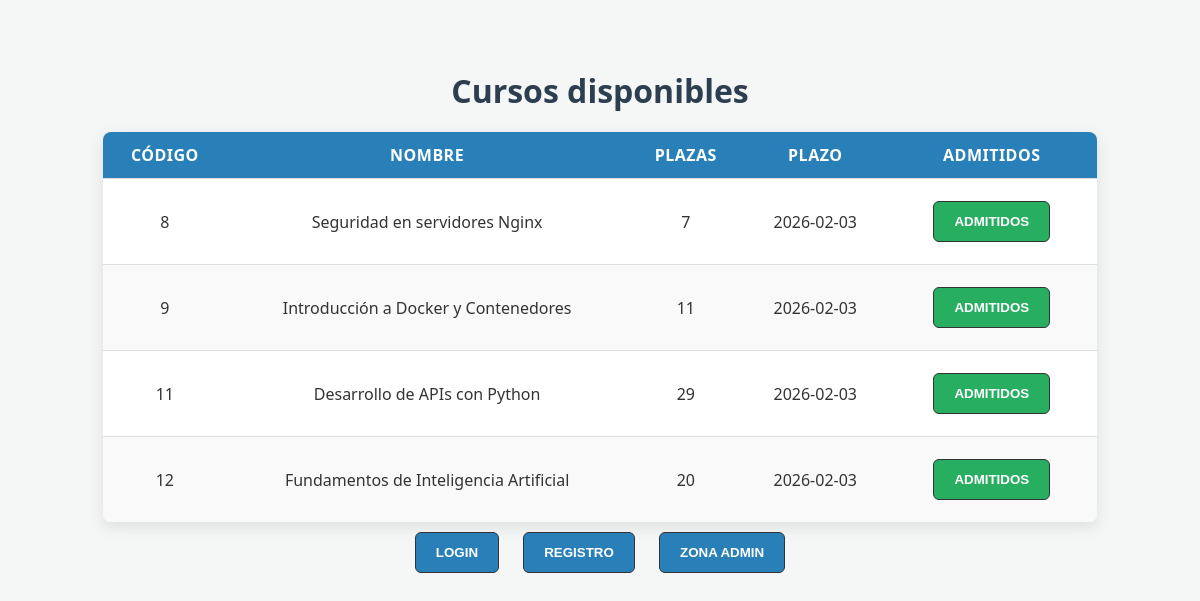
The page / on the database its author committed.
### tables this page shows
CREATE TABLE `cursos` (
  `codigo` smallint NOT NULL,
  `nombre` varchar(50) NOT NULL DEFAULT '',
  `abierto` tinyint(1) NOT NULL DEFAULT '1',
  `numeroplazas` smallint NOT NULL DEFAULT '20',
  `plazoinscripcion` date NOT NULL
);

### index.php (the view, shortened to what this page needs)
<!DOCTYPE html>
<html lang="en">
<head>
</head>
<body style="text-align: center;">
    <h1>Cursos disponibles</h1>
    <?php
    $con = conectar();
    $stmt = $con->prepare("SELECT * FROM cursos");
    echo "<table class='dynamic-table'>";
    echo "<thead>";
    echo "<tr>";
    echo "<th>Código</th>";
    echo "<th>Nombre</th>";
    echo "<th>Plazas</th>";
    echo "<th>Plazo</th>";
    echo "<th>Admitidos</th>";
    echo "</thead>";
    echo "<tbody>";
    $fecha = new DateTime('2026-02-03');
    $hoy = $fecha->format("Y-m-d");
    $stmt->execute();
    while ($fila = $stmt->fetch(PDO::FETCH_ASSOC)) {
        if (($fila['abierto']) == 1 && ($fila['plazoinscripcion'] >= $hoy) && !($fila['numeroplazas'] <= 0)) {
            echo "<tr>";
            echo "<td>" . htmlspecialchars($fila['codigo']) . "</td>";
            echo "<td>" . htmlspecialchars($fila['nombre']) . "</td>";
            echo "<td>" . htmlspecialchars($fila['numeroplazas']) . "</td>";
            echo "<td>" . htmlspecialchars($fila['plazoinscripcion']) . "</td>";
            echo "<td><a href='listaAdmitidos.php?id={$fila['codigo']}'><button class='admitidos'>Admitidos</button></a></td>";
            echo "</tr>";
        }
    }
    echo "</tbody></table>";
    ?>
    <a href="login.php"><button>LOGIN</button></a>
    <a href="inscripcion.php"><button>REGISTRO</button></a>
    <a href="admin.php"><button>ZONA ADMIN</button></a>
</body>
</html>

### index.php (style rules this page uses)
body { font-family: 'Segoe UI', Tahoma, Geneva, Verdana, sans-serif; background-color: #f4f7f6; color: #333; padding: 40px; }
h1 { color: #2c3e50; margin-bottom: 20px; }
.dynamic-table { margin: 0 auto; border-collapse: collapse; width: 90%; max-width: 1000px; background-color: white; box-shadow: 0 5px 15px rgba(0, 0, 0, 0.1); border-radius: 8px; overflow: hidden; }
.admitidos { background-color: #27ae60; color: white; padding: 12px 20px; border: none; border-radius: 6px; font-weight: bold; text-transform: uppercase; transition: background-color 0.3s ease; cursor: pointer; border: 1px solid #333; margin: 10px; }
.dynamic-table thead { background-color: #2980b9; color: white; text-transform: uppercase; letter-spacing: 0.03em; }
.dynamic-table th, .dynamic-table td { padding: 12px 15px; text-align: center; border-bottom: 1px solid #ddd; }
.dynamic-table tbody tr:nth-child(even) { background-color: #f9f9f9; }
.dynamic-table tbody tr:last-child td { border-bottom: none; }
button { margin: 10px; background-color: #2980b9; color: white; padding: 12px 20px; border: 1px solid #333; border-radius: 6px; font-weight: bold; text-transform: uppercase; transition: background-color 0.3s ease; cursor: pointer; }

### rows shown on the page
cursos: codigo "8", nombre "Seguridad en servidores Nginx", numeroplazas "7", plazoinscripcion "2026-02-03"
cursos: codigo "9", nombre "Introducción a Docker y Contenedores", numeroplazas "11", plazoinscripcion "2026-02-03"
cursos: codigo "11", nombre "Desarrollo de APIs con Python", numeroplazas "29", plazoinscripcion "2026-02-03"
cursos: codigo "12", nombre "Fundamentos de Inteligencia Artificial", numeroplazas "20", plazoinscripcion "2026-02-03"
